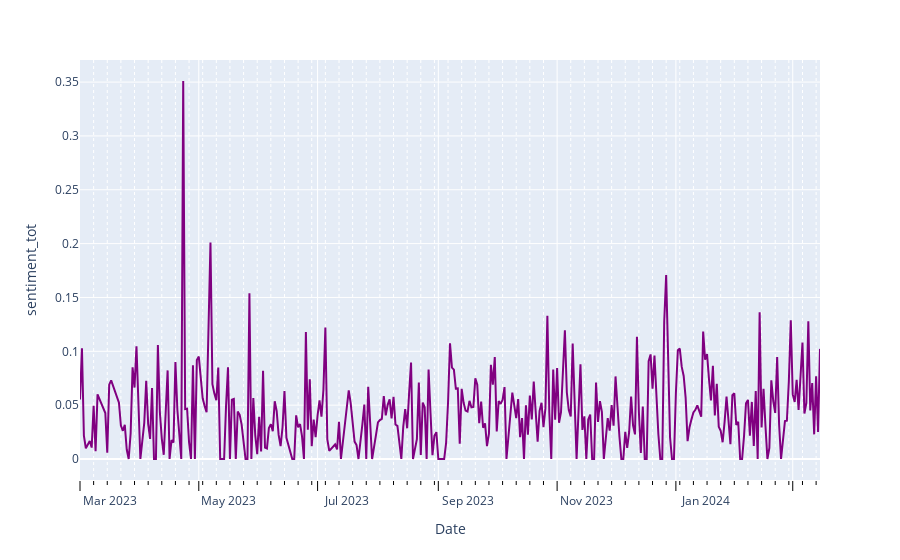

Write notebook code for a chart like this one.
### Markdown cell above
Visualizing the COMPOUND SENTIMENT SCORE over the DATE for the span of 2019/03 - 2024/03

### Code cell
ApM = ApM.loc[(ApM["Ticker"] == "AAPL")]
ApM_2023 = ApM.loc[(ApM["Date"] >= "2023-03-01")] 

fig = px.line(ApM_2023, x='Date', y='sentiment_tot')
fig.update_traces(line_color='purple')
fig.update_xaxes(ticks= "outside",
                 ticklabelmode= "period", 
                 tickcolor= "black", 
                 ticklen=10, 
                 minor=dict(
                     ticklen=4,  
                     dtick=7*24*60*60*1000,  
                     tick0="2023-03-01", 
                     griddash='dot', 
                     gridcolor='white')
                )

fig.show()

### Figure 1 — Plotly figure (JSON) as saved in the notebook; plotly's stock layout.template omitted (floating-point values rounded to 4 significant figures; data arrays with more than 128 entries replaced by an {"elided": "..."} marker saying what was removed)
{"data": [{"hovertemplate": "Date=%{x}<br>sentiment_tot=%{y}<extra></extra>", "legendgroup": "", "line": {"color": "purple", "dash": "solid"}, "marker": {"symbol": "circle"}, "mode": "lines", "name": "", "orientation": "v", "showlegend": false, "type": "scatter", "x": {"elided": "351 str values"}, "xaxis": "x", "y": {"elided": "351 float values"}, "yaxis": "y"}], "layout": {"legend": {"tracegroupgap": 0}, "margin": {"t": 60}, "xaxis": {"anchor": "y", "domain": [0, 1], "minor": {"dtick": 604800000, "gridcolor": "white", "griddash": "dot", "tick0": "2023-03-01", "ticklen": 4}, "tickcolor": "black", "ticklabelmode": "period", "ticklen": 10, "ticks": "outside", "title": {"text": "Date"}}, "yaxis": {"anchor": "x", "domain": [0, 1], "title": {"text": "sentiment_tot"}}}}
